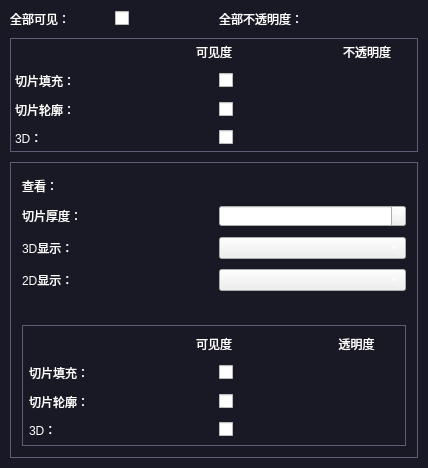
<?xml version="1.0" encoding="UTF-8"?>
<ui version="4.0">
 <class>qMRMLSegmentationDisplayNodeWidget</class>
 <widget class="qMRMLWidget" name="qMRMLSegmentationDisplayNodeWidget">
  <property name="geometry">
   <rect>
    <x>0</x>
    <y>0</y>
    <width>428</width>
    <height>436</height>
   </rect>
  </property>
  <property name="windowTitle">
   <string>qMRMLSegmentationDisplayNodeWidget</string>
  </property>
  <property name="styleSheet">
   <string notr="true">QGroupBox#CollapsibleGroupBox_Advanced{
	background-color: #191925;
	border: 1px solid #5c5c74;
}

QWidget{
	color: #ffffff;
}

QWidget#widget
{
	background-color: #191925;
}

QGroupBox#groupBox_SelectedSegment
{
	background-color: #191925;
	border: 1px solid #5c5c74;
}</string>
  </property>
  <layout class="QVBoxLayout" name="verticalLayout">
   <property name="spacing">
    <number>0</number>
   </property>
   <property name="leftMargin">
    <number>0</number>
   </property>
   <property name="topMargin">
    <number>0</number>
   </property>
   <property name="rightMargin">
    <number>0</number>
   </property>
   <property name="bottomMargin">
    <number>0</number>
   </property>
   <item>
    <widget class="QWidget" name="widget" native="true">
     <layout class="QGridLayout" name="gridLayout_2">
      <property name="leftMargin">
       <number>10</number>
      </property>
      <property name="topMargin">
       <number>10</number>
      </property>
      <property name="rightMargin">
       <number>10</number>
      </property>
      <property name="bottomMargin">
       <number>10</number>
      </property>
      <property name="spacing">
       <number>10</number>
      </property>
      <item row="0" column="0">
       <widget class="QLabel" name="label_Visible">
        <property name="text">
         <string>全部可见：</string>
        </property>
       </widget>
      </item>
      <item row="0" column="1">
       <widget class="QCheckBox" name="checkBox_Visible">
        <property name="sizePolicy">
         <sizepolicy hsizetype="Preferred" vsizetype="Fixed">
          <horstretch>0</horstretch>
          <verstretch>0</verstretch>
         </sizepolicy>
        </property>
        <property name="text">
         <string/>
        </property>
       </widget>
      </item>
      <item row="0" column="2">
       <widget class="QLabel" name="label_OverallOpacity">
        <property name="text">
         <string>全部不透明度：</string>
        </property>
       </widget>
      </item>
      <item row="0" column="3">
       <widget class="ctkSliderWidget" name="SliderWidget_Opacity" native="true">
        <property name="singleStep" stdset="0">
         <double>0.100000000000000</double>
        </property>
        <property name="pageStep" stdset="0">
         <double>1.000000000000000</double>
        </property>
        <property name="maximum" stdset="0">
         <double>1.000000000000000</double>
        </property>
        <property name="value" stdset="0">
         <double>1.000000000000000</double>
        </property>
       </widget>
      </item>
      <item row="1" column="0" colspan="4">
       <widget class="QFrame" name="frame_VisibilityOpacity">
        <property name="styleSheet">
         <string notr="true">QFrame#frame_VisibilityOpacity{
	background-color: #191925;
	border: 1px solid #5c5c74;
}
</string>
        </property>
        <property name="frameShape">
         <enum>QFrame::StyledPanel</enum>
        </property>
        <layout class="QGridLayout" name="gridLayout_7">
         <property name="leftMargin">
          <number>4</number>
         </property>
         <property name="topMargin">
          <number>4</number>
         </property>
         <property name="rightMargin">
          <number>4</number>
         </property>
         <property name="bottomMargin">
          <number>4</number>
         </property>
         <property name="spacing">
          <number>10</number>
         </property>
         <item row="2" column="3">
          <widget class="ctkSliderWidget" name="SliderWidget_OpacitySliceFill" native="true">
           <property name="singleStep" stdset="0">
            <double>0.100000000000000</double>
           </property>
           <property name="pageStep" stdset="0">
            <double>1.000000000000000</double>
           </property>
           <property name="maximum" stdset="0">
            <double>1.000000000000000</double>
           </property>
           <property name="value" stdset="0">
            <double>0.500000000000000</double>
           </property>
          </widget>
         </item>
         <item row="3" column="2">
          <widget class="QCheckBox" name="checkBox_VisibilitySliceOutline">
           <property name="text">
            <string/>
           </property>
          </widget>
         </item>
         <item row="4" column="3">
          <widget class="ctkSliderWidget" name="SliderWidget_Opacity3D" native="true">
           <property name="singleStep" stdset="0">
            <double>0.100000000000000</double>
           </property>
           <property name="pageStep" stdset="0">
            <double>1.000000000000000</double>
           </property>
           <property name="maximum" stdset="0">
            <double>1.000000000000000</double>
           </property>
           <property name="value" stdset="0">
            <double>1.000000000000000</double>
           </property>
          </widget>
         </item>
         <item row="3" column="3">
          <widget class="ctkSliderWidget" name="SliderWidget_OpacitySliceOutline" native="true">
           <property name="singleStep" stdset="0">
            <double>0.100000000000000</double>
           </property>
           <property name="pageStep" stdset="0">
            <double>1.000000000000000</double>
           </property>
           <property name="maximum" stdset="0">
            <double>1.000000000000000</double>
           </property>
           <property name="value" stdset="0">
            <double>1.000000000000000</double>
           </property>
          </widget>
         </item>
         <item row="1" column="1" colspan="2">
          <widget class="QLabel" name="label_Visibility">
           <property name="sizePolicy">
            <sizepolicy hsizetype="Preferred" vsizetype="Maximum">
             <horstretch>0</horstretch>
             <verstretch>0</verstretch>
            </sizepolicy>
           </property>
           <property name="text">
            <string>可见度</string>
           </property>
           <property name="alignment">
            <set>Qt::AlignCenter</set>
           </property>
          </widget>
         </item>
         <item row="4" column="0">
          <widget class="QLabel" name="label_3D">
           <property name="text">
            <string>3D：</string>
           </property>
          </widget>
         </item>
         <item row="4" column="2">
          <widget class="QCheckBox" name="checkBox_Visibility3D">
           <property name="text">
            <string/>
           </property>
          </widget>
         </item>
         <item row="2" column="1">
          <spacer name="horizontalSpacer">
           <property name="orientation">
            <enum>Qt::Horizontal</enum>
           </property>
           <property name="sizeType">
            <enum>QSizePolicy::Fixed</enum>
           </property>
           <property name="sizeHint" stdset="0">
            <size>
             <width>8</width>
             <height>20</height>
            </size>
           </property>
          </spacer>
         </item>
         <item row="2" column="2">
          <widget class="QCheckBox" name="checkBox_VisibilitySliceFill">
           <property name="text">
            <string/>
           </property>
          </widget>
         </item>
         <item row="2" column="0">
          <widget class="QLabel" name="label_SliceFill">
           <property name="sizePolicy">
            <sizepolicy hsizetype="Preferred" vsizetype="Preferred">
             <horstretch>0</horstretch>
             <verstretch>1</verstretch>
            </sizepolicy>
           </property>
           <property name="text">
            <string>切片填充：</string>
           </property>
          </widget>
         </item>
         <item row="3" column="0">
          <widget class="QLabel" name="label_SliceOutline">
           <property name="sizePolicy">
            <sizepolicy hsizetype="Preferred" vsizetype="Preferred">
             <horstretch>0</horstretch>
             <verstretch>1</verstretch>
            </sizepolicy>
           </property>
           <property name="text">
            <string>切片轮廓：</string>
           </property>
          </widget>
         </item>
         <item row="1" column="3">
          <widget class="QLabel" name="label_Opacity">
           <property name="sizePolicy">
            <sizepolicy hsizetype="Preferred" vsizetype="Maximum">
             <horstretch>0</horstretch>
             <verstretch>0</verstretch>
            </sizepolicy>
           </property>
           <property name="text">
            <string>不透明度</string>
           </property>
           <property name="alignment">
            <set>Qt::AlignCenter</set>
           </property>
          </widget>
         </item>
        </layout>
       </widget>
      </item>
      <item row="2" column="0" colspan="4">
       <widget class="QGroupBox" name="CollapsibleGroupBox_Advanced">
        <property name="title">
         <string/>
        </property>
        <property name="checked">
         <bool>false</bool>
        </property>
        <property name="collapsed" stdset="0">
         <bool>true</bool>
        </property>
        <layout class="QGridLayout" name="gridLayout">
         <property name="spacing">
          <number>10</number>
         </property>
         <item row="0" column="0">
          <widget class="QLabel" name="label_Views">
           <property name="text">
            <string>查看：</string>
           </property>
          </widget>
         </item>
         <item row="0" column="1">
          <widget class="qMRMLDisplayNodeViewComboBox" name="DisplayNodeViewComboBox" native="true"/>
         </item>
         <item row="1" column="0">
          <widget class="QLabel" name="label_SliceIntersectionThickness">
           <property name="text">
            <string>切片厚度：</string>
           </property>
          </widget>
         </item>
         <item row="1" column="1">
          <widget class="QSpinBox" name="spinBox_SliceIntersectionThickness">
           <property name="suffix">
            <string> px</string>
           </property>
           <property name="maximum">
            <number>10</number>
           </property>
          </widget>
         </item>
         <item row="2" column="0">
          <widget class="QLabel" name="label_Representation3D">
           <property name="toolTip">
            <string>Representation that is shown as a model in 3D and as slice intersections in 2D if exists</string>
           </property>
           <property name="text">
            <string>3D显示：</string>
           </property>
          </widget>
         </item>
         <item row="2" column="1">
          <widget class="QComboBox" name="comboBox_DisplayedRepresentation3D">
           <property name="toolTip">
            <string>Representation that is shown in 3D (models only)</string>
           </property>
          </widget>
         </item>
         <item row="3" column="0">
          <widget class="QLabel" name="label_Representation2D">
           <property name="text">
            <string>2D显示：</string>
           </property>
          </widget>
         </item>
         <item row="3" column="1">
          <widget class="QComboBox" name="comboBox_DisplayedRepresentation2D">
           <property name="toolTip">
            <string>Representation that is shown in the 2D slice views</string>
           </property>
          </widget>
         </item>
         <item row="4" column="0">
          <widget class="QLabel" name="labelGroupBoxTitle">
           <property name="text">
            <string/>
           </property>
          </widget>
         </item>
         <item row="4" column="1">
          <widget class="QLabel" name="label_2">
           <property name="text">
            <string/>
           </property>
          </widget>
         </item>
         <item row="5" column="0" colspan="2">
          <widget class="QGroupBox" name="groupBox_SelectedSegment">
           <property name="title">
            <string/>
           </property>
           <layout class="QGridLayout" name="gridLayout_3">
            <property name="leftMargin">
             <number>4</number>
            </property>
            <property name="topMargin">
             <number>4</number>
            </property>
            <property name="rightMargin">
             <number>4</number>
            </property>
            <property name="bottomMargin">
             <number>4</number>
            </property>
            <property name="spacing">
             <number>10</number>
            </property>
            <item row="2" column="0">
             <widget class="QLabel" name="label_SliceOutline_SelectedSegment">
              <property name="text">
               <string>切片轮廓：</string>
              </property>
             </widget>
            </item>
            <item row="1" column="2">
             <widget class="QCheckBox" name="checkBox_VisibilitySliceFill_SelectedSegment">
              <property name="text">
               <string/>
              </property>
             </widget>
            </item>
            <item row="1" column="0">
             <widget class="QLabel" name="label_SliceFill_SelectedSegment">
              <property name="text">
               <string>切片填充：</string>
              </property>
             </widget>
            </item>
            <item row="2" column="2">
             <widget class="QCheckBox" name="checkBox_VisibilitySliceOutline_SelectedSegment">
              <property name="text">
               <string/>
              </property>
             </widget>
            </item>
            <item row="0" column="1" colspan="2">
             <widget class="QLabel" name="label_Visibility_SelectedSegment">
              <property name="sizePolicy">
               <sizepolicy hsizetype="Preferred" vsizetype="Maximum">
                <horstretch>0</horstretch>
                <verstretch>0</verstretch>
               </sizepolicy>
              </property>
              <property name="text">
               <string>可见度</string>
              </property>
              <property name="alignment">
               <set>Qt::AlignCenter</set>
              </property>
             </widget>
            </item>
            <item row="1" column="1">
             <spacer name="horizontalSpacer_2">
              <property name="orientation">
               <enum>Qt::Horizontal</enum>
              </property>
              <property name="sizeType">
               <enum>QSizePolicy::Fixed</enum>
              </property>
              <property name="sizeHint" stdset="0">
               <size>
                <width>8</width>
                <height>20</height>
               </size>
              </property>
             </spacer>
            </item>
            <item row="3" column="2">
             <widget class="QCheckBox" name="checkBox_Visibility3D_SelectedSegment">
              <property name="text">
               <string/>
              </property>
             </widget>
            </item>
            <item row="3" column="0">
             <widget class="QLabel" name="label_3D_SelectedSegment">
              <property name="text">
               <string>3D：</string>
              </property>
             </widget>
            </item>
            <item row="1" column="3">
             <widget class="ctkSliderWidget" name="SliderWidget_OpacitySliceFill_SelectedSegment" native="true">
              <property name="toolTip">
               <string>Value relative to other segments. The final opacity depends both on the per-segment opacity and the overall opacity (above)</string>
              </property>
              <property name="singleStep" stdset="0">
               <double>0.100000000000000</double>
              </property>
              <property name="pageStep" stdset="0">
               <double>1.000000000000000</double>
              </property>
              <property name="maximum" stdset="0">
               <double>1.000000000000000</double>
              </property>
              <property name="value" stdset="0">
               <double>1.000000000000000</double>
              </property>
             </widget>
            </item>
            <item row="2" column="3">
             <widget class="ctkSliderWidget" name="SliderWidget_OpacitySliceOutline_SelectedSegment" native="true">
              <property name="toolTip">
               <string>Value relative to other segments. The final opacity depends both on the per-segment opacity and the overall opacity (above)</string>
              </property>
              <property name="singleStep" stdset="0">
               <double>0.100000000000000</double>
              </property>
              <property name="pageStep" stdset="0">
               <double>1.000000000000000</double>
              </property>
              <property name="maximum" stdset="0">
               <double>1.000000000000000</double>
              </property>
              <property name="value" stdset="0">
               <double>1.000000000000000</double>
              </property>
             </widget>
            </item>
            <item row="3" column="3">
             <widget class="ctkSliderWidget" name="SliderWidget_Opacity3D_SelectedSegment" native="true">
              <property name="toolTip">
               <string>Value relative to other segments. The final opacity depends both on the per-segment opacity and the overall opacity (above)</string>
              </property>
              <property name="singleStep" stdset="0">
               <double>0.100000000000000</double>
              </property>
              <property name="pageStep" stdset="0">
               <double>1.000000000000000</double>
              </property>
              <property name="maximum" stdset="0">
               <double>1.000000000000000</double>
              </property>
              <property name="value" stdset="0">
               <double>1.000000000000000</double>
              </property>
             </widget>
            </item>
            <item row="0" column="3">
             <widget class="QLabel" name="label_Opacity_SelectedSegment">
              <property name="sizePolicy">
               <sizepolicy hsizetype="Preferred" vsizetype="Maximum">
                <horstretch>0</horstretch>
                <verstretch>0</verstretch>
               </sizepolicy>
              </property>
              <property name="text">
               <string>透明度</string>
              </property>
              <property name="alignment">
               <set>Qt::AlignCenter</set>
              </property>
             </widget>
            </item>
           </layout>
          </widget>
         </item>
        </layout>
       </widget>
      </item>
     </layout>
    </widget>
   </item>
  </layout>
 </widget>
 <customwidgets>
  <customwidget>
   <class>qMRMLNodeComboBox</class>
   <extends>QWidget</extends>
   <header>qMRMLNodeComboBox.h</header>
   <container>1</container>
  </customwidget>
  <customwidget>
   <class>qMRMLWidget</class>
   <extends>QWidget</extends>
   <header>qMRMLWidget.h</header>
   <container>1</container>
  </customwidget>
  <customwidget>
   <class>ctkSliderWidget</class>
   <extends>QWidget</extends>
   <header>ctkSliderWidget.h</header>
  </customwidget>
  <customwidget>
   <class>qMRMLCheckableNodeComboBox</class>
   <extends>qMRMLNodeComboBox</extends>
   <header>qMRMLCheckableNodeComboBox.h</header>
   <container>1</container>
  </customwidget>
  <customwidget>
   <class>qMRMLDisplayNodeViewComboBox</class>
   <extends>qMRMLCheckableNodeComboBox</extends>
   <header>qMRMLDisplayNodeViewComboBox.h</header>
   <container>1</container>
  </customwidget>
 </customwidgets>
 <resources/>
 <connections/>
</ui>
